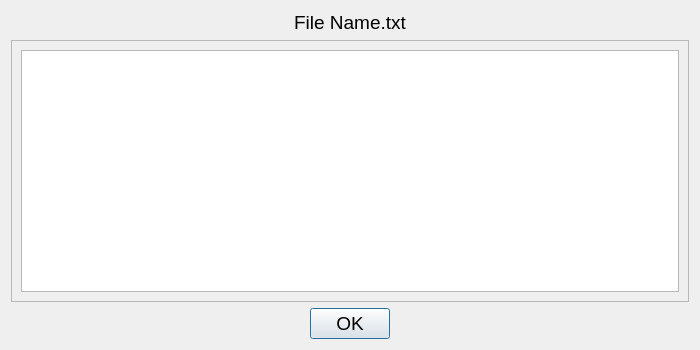
<?xml version="1.0" encoding="UTF-8"?>
<ui version="4.0">
 <class>Dialog</class>
 <widget class="QDialog" name="Dialog">
  <property name="geometry">
   <rect>
    <x>0</x>
    <y>0</y>
    <width>700</width>
    <height>350</height>
   </rect>
  </property>
  <property name="font">
   <font>
    <pointsize>14</pointsize>
   </font>
  </property>
  <property name="windowTitle">
   <string>Dialog</string>
  </property>
  <layout class="QVBoxLayout" name="verticalLayout_2">
   <item>
    <layout class="QVBoxLayout" name="verticalLayout">
     <item>
      <widget class="QLabel" name="filename_label">
       <property name="text">
        <string>File Name.txt</string>
       </property>
       <property name="alignment">
        <set>Qt::AlignCenter</set>
       </property>
      </widget>
     </item>
     <item>
      <widget class="QScrollArea" name="scrollArea">
       <property name="widgetResizable">
        <bool>true</bool>
       </property>
       <widget class="QWidget" name="scrollAreaWidgetContents">
        <property name="geometry">
         <rect>
          <x>0</x>
          <y>0</y>
          <width>676</width>
          <height>252</height>
         </rect>
        </property>
        <layout class="QVBoxLayout" name="verticalLayout_3">
         <item>
          <widget class="QTextBrowser" name="metadata_textarea"/>
         </item>
        </layout>
       </widget>
      </widget>
     </item>
    </layout>
   </item>
   <item>
    <layout class="QHBoxLayout" name="horizontalLayout">
     <item>
      <spacer name="horizontalSpacer">
       <property name="orientation">
        <enum>Qt::Horizontal</enum>
       </property>
       <property name="sizeHint" stdset="0">
        <size>
         <width>40</width>
         <height>20</height>
        </size>
       </property>
      </spacer>
     </item>
     <item>
      <widget class="QPushButton" name="ok_button">
       <property name="text">
        <string>OK</string>
       </property>
      </widget>
     </item>
     <item>
      <spacer name="horizontalSpacer_2">
       <property name="orientation">
        <enum>Qt::Horizontal</enum>
       </property>
       <property name="sizeHint" stdset="0">
        <size>
         <width>40</width>
         <height>20</height>
        </size>
       </property>
      </spacer>
     </item>
    </layout>
   </item>
  </layout>
 </widget>
 <resources/>
 <connections/>
</ui>
